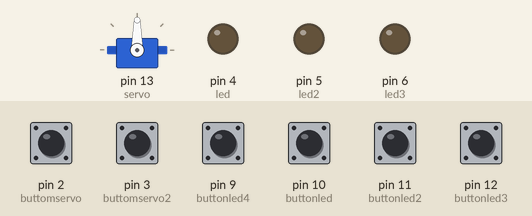
Bench run of a sketch on a simulated Arduino Uno, built with avr-gcc and run on an emulated ATmega328P. Parts: servo, output pins drawn as LEDs (lit = HIGH). The inputs (shaded band) are chosen by the test bench; at power-on: pin 2 (buttomservo), pin 3 (buttomservo2), pin 9 (buttonled4), pin 10 (buttonled), pin 11 (buttonled2), pin 12 (buttonled3) HIGH.

Above: at 1.2 s.
1.3 s: pin 2 (buttomservo) pulled LOW for 0.15 s
At 2.3 s:
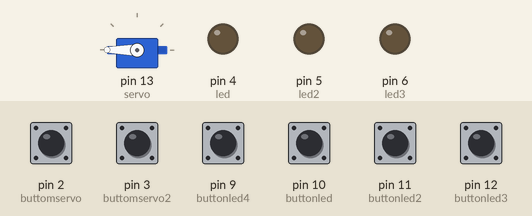
2.9 s: pin 3 (buttomservo2) pulled LOW for 0.15 s
At 3.5 s:
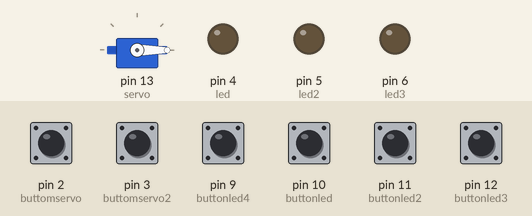
4.5 s: pin 9 (buttonled4) pulled LOW for 0.15 s
At 5.7 s:
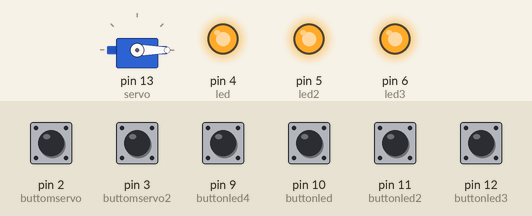
6.1 s: pin 10 (buttonled) pulled LOW for 0.15 s
At 7.1 s:
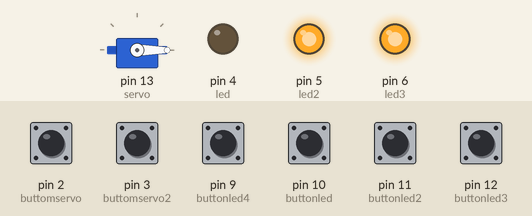
7.7 s: pin 11 (buttonled2) pulled LOW for 0.15 s
At 8.4 s:
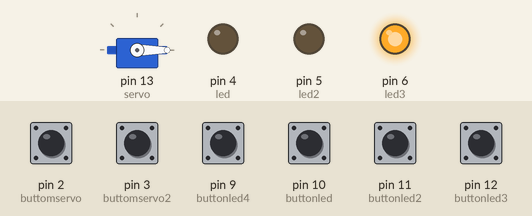
9.3 s: pin 2 (buttomservo) pulled LOW for 1 s
At 9.6 s:
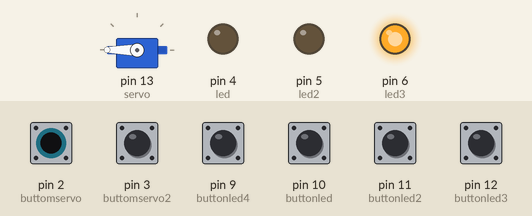
Timing chart, 0 to 12.3 s (numbered marks = the images above; inputs shaded):
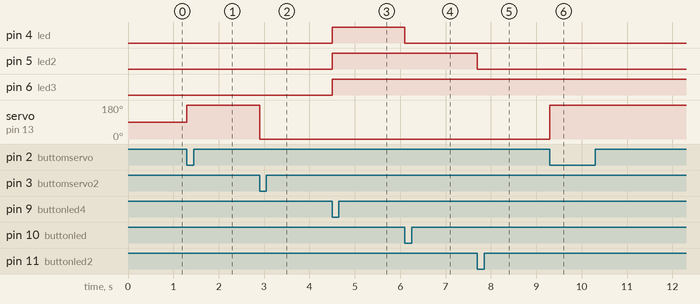

The sketch:

sketch_may19a.ino
```cpp
#include <Servo.h>

int buttomservo = 2;
int buttomservo2 = 3;
int buttonled = 10;
int buttonled2 = 11;
int buttonled3 = 12;
int buttonled4 = 9;
int led = 4;
int led2 = 5;
int led3 = 6;
bool estadoled = 0;
bool estadoled2 = 0;
bool estadoled3 = 0;


Servo servo;

void setup() {
  servo.attach(13);
  pinMode(buttomservo,INPUT_PULLUP);
  pinMode(buttomservo2,INPUT_PULLUP);
  pinMode(buttonled,INPUT_PULLUP);
  pinMode(buttonled2,INPUT_PULLUP);
  pinMode(buttonled3,INPUT_PULLUP);
  pinMode(buttonled4,INPUT_PULLUP);
  pinMode(led,OUTPUT);
  pinMode(led2,OUTPUT);
  pinMode(led3,OUTPUT);


}

void loop() {
  if (digitalRead(buttomservo) == LOW){
    servo.write(180);
    }
   if (digitalRead(buttomservo2) == LOW){
    servo.write(-180);
   }
   if (digitalRead(buttonled) == LOW){
   estadoled = !estadoled;
   digitalWrite(led,estadoled);
   while(digitalRead(buttonled) == LOW)
   delay(100);
   }
 if (digitalRead(buttonled2) == LOW){
   estadoled2 = !estadoled2;
   digitalWrite(led2,estadoled2);
   while(digitalRead(buttonled2) == LOW)
   delay(100);

   }
   if (digitalRead(buttonled3) == LOW){
   estadoled3 = !estadoled3;
   digitalWrite(led3,estadoled3);
   while(digitalRead(buttonled3) == LOW)
   delay(100);
   }
    if (digitalRead(buttonled4) == LOW){
   estadoled = !estadoled;
   estadoled2 = !estadoled2;
   estadoled3 = !estadoled3;
   digitalWrite(led,estadoled);
   digitalWrite(led2,estadoled2);
   digitalWrite(led3,estadoled3);
   while(digitalRead(buttonled4) == LOW)
   delay(100);
   }
  }
```

Measured:
- after the input at 1.3 s, servo on pin 13 (servo): 90° → 180° at once
- after the input at 2.9 s, servo on pin 13 (servo): 180° → 0° at once
- after the input at 4.5 s, pin 4 (led), pin 5 (led2), pin 6 (led3): LOW → HIGH at once
- after the input at 6.1 s, pin 4 (led): HIGH → LOW at once
- after the input at 7.7 s, pin 5 (led2): HIGH → LOW at once
- after the input at 9.3 s, servo on pin 13 (servo): 0° → 180° at once
